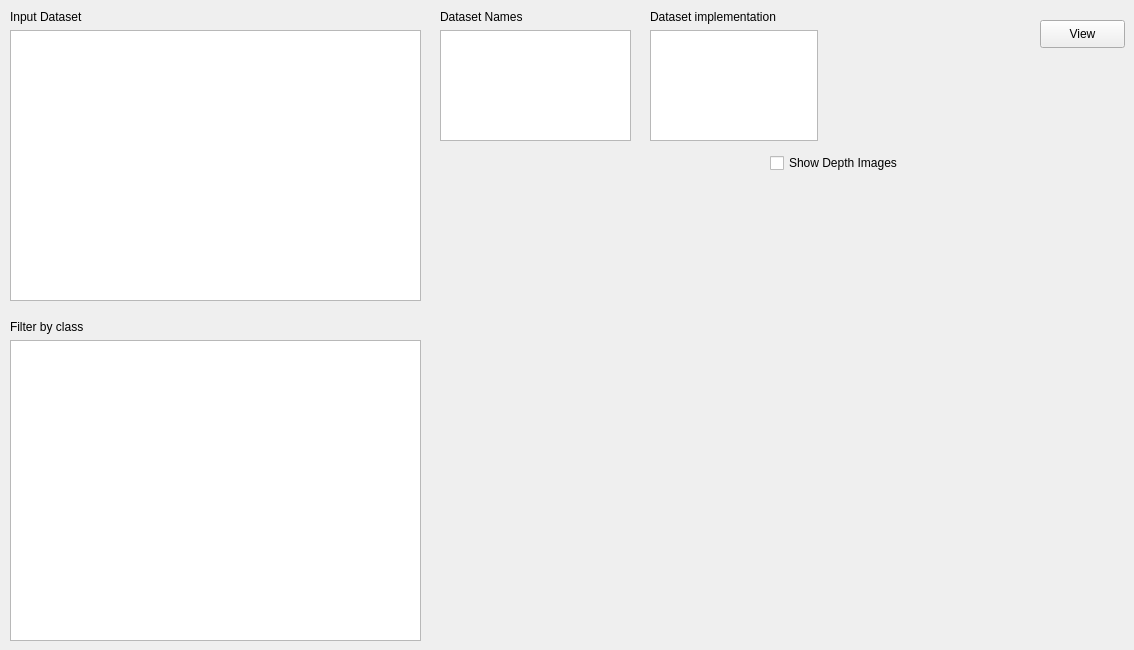
                <widget class="QWidget" name="tab_1">
                    <attribute name="title">
                        <string>Viewer</string>
                    </attribute>
                    <widget class="QPushButton" name="pushButton">
                        <property name="geometry">
                            <rect>
                                <x>1040</x>
                                <y>20</y>
                                <width>85</width>
                                <height>28</height>
                            </rect>
                        </property>
                        <property name="text">
                            <string>View</string>
                        </property>
                    </widget>
                    <widget class="QWidget" name="verticalLayoutWidget">
                        <property name="geometry">
                            <rect>
                                <x>10</x>
                                <y>10</y>
                                <width>411</width>
                                <height>291</height>
                            </rect>
                        </property>
                        <layout class="QVBoxLayout" name="verticalLayout">
                            <item>
                                <widget class="QLabel" name="label_1111 ">
                                    <property name="text">
                                        <string>Input Dataset</string>
                                    </property>
                                </widget>
                            </item>
                            <item>
                                <widget class="QListView" name="listView_viewer_dataset"/>
                            </item>
                        </layout>
                    </widget>
                    <widget class="QWidget" name="verticalLayoutWidget_2">
                        <property name="geometry">
                            <rect>
                                <x>440</x>
                                <y>10</y>
                                <width>191</width>
                                <height>131</height>
                            </rect>
                        </property>
                        <layout class="QVBoxLayout" name="verticalLayout_2">
                            <item>
                                <widget class="QLabel" name="label_27">
                                    <property name="text">
                                        <string>Dataset Names</string>
                                    </property>
                                </widget>
                            </item>
                            <item>
                                <widget class="QListView" name="listView_viewer_names"/>
                            </item>
                        </layout>
                    </widget>
                    <widget class="QWidget" name="verticalLayoutWidget_3">
                        <property name="geometry">
                            <rect>
                                <x>650</x>
                                <y>10</y>
                                <width>168</width>
                                <height>131</height>
                            </rect>
                        </property>
                        <layout class="QVBoxLayout" name="verticalLayout_3">
                            <item>
                                <widget class="QLabel" name="label_31">
                                    <property name="text">
                                        <string>Dataset implementation</string>
                                    </property>
                                </widget>
                            </item>
                            <item>
                                <widget class="QListView" name="listView_viewer_reader_imp"/>
                            </item>
                        </layout>
                    </widget>
                    <widget class="QWidget" name="verticalLayoutWidget_4">
                        <property name="geometry">
                            <rect>
                                <x>10</x>
                                <y>320</y>
                                <width>411</width>
                                <height>321</height>
                            </rect>
                        </property>
                        <layout class="QVBoxLayout" name="verticalLayout_4">
                            <item>
                                <widget class="QLabel" name="label_41">
                                    <property name="text">
                                        <string>Filter by class</string>
                                    </property>
                                </widget>
                            </item>
                            <item>
                                <widget class="QListView" name="listView_viewer_classFilter"/>
                            </item>
                        </layout>
                    </widget>
                    <widget class="QCheckBox" name="checkBox_evaluator_show_depth">
                        <property name="geometry">
                            <rect>
                                <x>770</x>
                                <y>150</y>
                                <width>191</width>
                                <height>26</height>
                            </rect>
                        </property>
                        <property name="text">
                            <string>Show Depth Images</string>
                        </property>
                        <property name="checked">
                            <bool>false</bool>
                        </property>
                    </widget>
                </widget>
